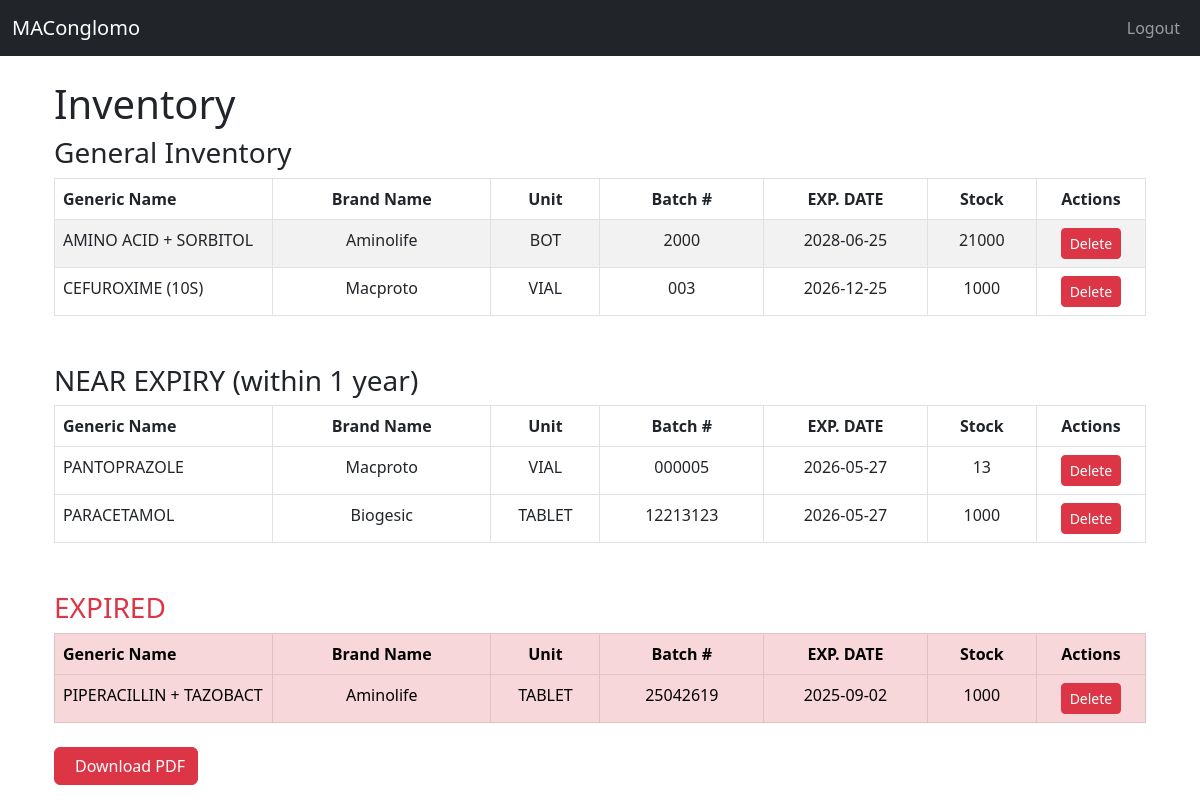
The app's page /admin/list.php (signed in) with its own data.
### tables this page shows
CREATE TABLE `medicine_batches` (
  `id` int NOT NULL,
  `medicine_id` int NOT NULL,
  `batch_no` varchar(100) NOT NULL,
  `expiry_date` date NOT NULL,
  `quantity` int NOT NULL DEFAULT '0',
  `cost_per_unit` decimal(10,2) DEFAULT NULL,
  `created_at` timestamp NULL DEFAULT CURRENT_TIMESTAMP,
  `stock_on_hand` int NOT NULL DEFAULT '0',
  `cost` decimal(10,2) DEFAULT NULL,
  `received_at` date NOT NULL DEFAULT (curdate())
);

CREATE TABLE `medicines` (
  `id` int NOT NULL,
  `generic_name` varchar(255) NOT NULL,
  `brand_name` varchar(255) NOT NULL,
  `unit` varchar(100) NOT NULL
);

### admin/list.php (the view, shortened to what this page needs)
<?php
require_once __DIR__ . '/../config/database.php';
include __DIR__ . '/../inc/header.php';
function columnExists(PDO $pdo, string $table, string $column): bool
{
    $table = str_replace("`", "``", $table);
    $column = str_replace("`", "``", $column);
    $sql = "SHOW COLUMNS FROM `$table` LIKE '$column'";
    $stmt = $pdo->query($sql);
    return (bool)$stmt->fetch();
}
$ttCol = columnExists($pdo, 'stock_transactions', 'transaction_type') ? 'transaction_type' : 'type';
$sql = "
    SELECT
        b.id AS batch_id,
        m.id AS medicine_id,
        m.generic_name,
        m.brand_name,
        m.unit,
        b.batch_no,
        b.expiry_date,
        (
            SELECT COALESCE(SUM(CASE WHEN t.`$ttCol` = 'IN' THEN t.quantity ELSE -t.quantity END), 0)
            FROM stock_transactions t
            WHERE t.batch_id = b.id
        ) AS stock
    FROM medicine_batches b
    JOIN medicines m ON m.id = b.medicine_id
    WHERE b.expiry_date > DATE_ADD(CURDATE(), INTERVAL 1 YEAR)
    ORDER BY m.generic_name ASC, b.expiry_date ASC
";
$nearSql = "
    SELECT
        b.id AS batch_id,
        m.generic_name, m.brand_name, m.unit,
        b.batch_no, b.expiry_date,
        (
            SELECT COALESCE(SUM(CASE WHEN t.`$ttCol` = 'IN' THEN t.quantity ELSE -t.quantity END), 0)
            FROM stock_transactions t
            WHERE t.batch_id = b.id
        ) AS stock
    FROM medicine_batches b
    JOIN medicines m ON m.id = b.medicine_id
    WHERE b.expiry_date > CURDATE()
      AND b.expiry_date <= DATE_ADD(CURDATE(), INTERVAL 1 YEAR)
    HAVING stock > 0
    ORDER BY b.expiry_date ASC
";
$expiredSql = "
    SELECT
        b.id AS batch_id,
        m.generic_name, m.brand_name, m.unit,
        b.batch_no, b.expiry_date,
        (
            SELECT COALESCE(SUM(CASE WHEN t.`$ttCol` = 'IN' THEN t.quantity ELSE -t.quantity END), 0)
            FROM stock_transactions t
            WHERE t.batch_id = b.id
        ) AS stock
    FROM medicine_batches b
    JOIN medicines m ON m.id = b.medicine_id
    WHERE b.expiry_date <= CURDATE()
    HAVING stock > 0
    ORDER BY b.expiry_date ASC
";
$batches    = $pdo->query($sql)->fetchAll(PDO::FETCH_ASSOC);
$nearExpiry = $pdo->query($nearSql)->fetchAll(PDO::FETCH_ASSOC);
$expired    = $pdo->query($expiredSql)->fetchAll(PDO::FETCH_ASSOC);
?>
<div class="container mt-4">
    <h1>Inventory</h1>
    <h3>General Inventory</h3>
    <?php if (empty($batches)): ?>
        <div class="alert alert-info">No valid batches found.</div>
    <?php else: ?>
        <table class="table table-bordered table-striped">
            <thead>
                <tr>
                    <th>Generic Name</th>
                    <th>Brand Name</th>
                    <th>Unit</th>
                    <th>Batch #</th>
                    <th>EXP. DATE</th>
                    <th>Stock</th>
                    <th>Actions</th>
                </tr>
            </thead>
            <tbody>
                <?php foreach ($batches as $b): ?>
                    <tr onclick="window.location='stockcard.php?batch_id=<?= $b['batch_id'] ?>'" style="cursor:pointer;">
                        <td><?= htmlspecialchars($b['generic_name']) ?></td>
                        <td><?= htmlspecialchars($b['brand_name']) ?></td>
                        <td><?= htmlspecialchars($b['unit'] ?? '') ?></td>
                        <td><?= htmlspecialchars($b['batch_no'] ?? '') ?></td>
                        <td><?= htmlspecialchars($b['expiry_date'] ?? '') ?></td>
                        <td><?= (int)$b['stock'] ?></td>
                        <td>
                            <form method="post" action="delete_batch.php"
                                onsubmit="event.stopPropagation(); return confirm('Are you sure you want to delete this batch? This will also remove its stock transactions.');">
                                <button type="submit" class="btn btn-danger btn-sm" onclick="event.stopPropagation();">
                                    Delete
                                </button>
                            </form>
                        </td>
                    </tr>
                <?php endforeach; ?>
            </tbody>
        </table>
    <?php endif; ?>
    <h3 class="mt-5">NEAR EXPIRY (within 1 year)</h3>
    <?php if (empty($nearExpiry)): ?>
        <div class="alert alert-info">No near-expiry batches found.</div>
    <?php else: ?>
        <table class="table table-bordered">
            <thead>
                <tr>
                    <th>Generic Name</th>
                    <th>Brand Name</th>
                    <th>Unit</th>
                    <th>Batch #</th>
                    <th>EXP. DATE</th>
                    <th>Stock</th>
                    <th>Actions</th>
                </tr>
            </thead>
            <tbody>
                <?php foreach ($nearExpiry as $b): ?>
                    <tr onclick="window.location='stockcard.php?batch_id=<?= $b['batch_id'] ?>'" style="cursor:pointer;">
                        <td><?= htmlspecialchars($b['generic_name']) ?></td>
                        <td><?= htmlspecialchars($b['brand_name']) ?></td>
                        <td><?= htmlspecialchars($b['unit'] ?? '') ?></td>
                        <td><?= htmlspecialchars($b['batch_no'] ?? '') ?></td>
                        <td><?= htmlspecialchars($b['expiry_date'] ?? '') ?></td>
                        <td><?= (int)$b['stock'] ?></td>
                        <td>
                            <form method="post" action="delete_batch.php"
                                onsubmit="event.stopPropagation(); return confirm('Are you sure you want to delete this batch? This will also remove its stock transactions.');">
                                <button type="submit" class="btn btn-danger btn-sm" onclick="event.stopPropagation();">
                                    Delete
                                </button>
                            </form>
                        </td>
                    </tr>
                <?php endforeach; ?>
            </tbody>
        </table>
    <?php endif; ?>
    <h3 class="mt-5 text-danger">EXPIRED</h3>
    <?php if (empty($expired)): ?>
        <div class="alert alert-info">No expired batches found.</div>
    <?php else: ?>
        <table class="table table-bordered table-danger">
            <thead>
                <tr>
                    <th>Generic Name</th>
                    <th>Brand Name</th>
                    <th>Unit</th>
                    <th>Batch #</th>
                    <th>EXP. DATE</th>
                    <th>Stock</th>
                    <th>Actions</th>
                </tr>
            </thead>
            <tbody>
                <?php foreach ($expired as $b): ?>
                    <tr onclick="window.location='stockcard.php?batch_id=<?= $b['batch_id'] ?>'" style="cursor:pointer;">
                        <td><?= htmlspecialchars($b['generic_name']) ?></td>
                        <td><?= htmlspecialchars($b['brand_name']) ?></td>
                        <td><?= htmlspecialchars($b['unit'] ?? '') ?></td>
                        <td><?= htmlspecialchars($b['batch_no'] ?? '') ?></td>
                        <td><?= htmlspecialchars($b['expiry_date'] ?? '') ?></td>
                        <td><?= (int)$b['stock'] ?></td>
                        <td>
                            <form method="post" action="delete_batch.php"
                                onsubmit="event.stopPropagation(); return confirm('Are you sure you want to delete this batch? This will also remove its stock transactions.');">
                                <button type="submit" class="btn btn-danger btn-sm" onclick="event.stopPropagation();">
                                    Delete
                                </button>
                            </form>
                        </td>
                    </tr>
                <?php endforeach; ?>
            </tbody>
        </table>
    <?php endif; ?>
</div>
<div class="container mt-4">
    <a href="export_inventory.php"
        class="btn btn-danger"
        target="_blank"
        style="display: inline-flex; align-items: center; justify-content: center;">
        <span>Download PDF</span>
    </a>
</div>
<?php include __DIR__ . '/../inc/footer.php'; ?>

### inc/header.php (style rules this page uses)
.table { table-layout: fixed; width: 100%; }
.table th, .table td { white-space: nowrap; overflow: hidden; text-overflow: ellipsis; text-align: center; }
.table th:nth-child(1), .table td:nth-child(1) { text-align: left; width: 20%; }
.table th:nth-child(2), .table td:nth-child(2) { width: 20%; }
.table th:nth-child(3), .table td:nth-child(3) { width: 10%; }
.table th:nth-child(4), .table td:nth-child(4) { width: 15%; }
.table th:nth-child(5), .table td:nth-child(5) { width: 15%; }
.table th:nth-child(6), .table td:nth-child(6) { width: 10%; }
.table th:nth-child(7), .table td:nth-child(7) { width: 10%; }

### records on screen
medicine_batches: medicine.generic_name "AMINO ACID + SORBITOL", medicine.brand_name "Aminolife", medicine.unit "BOT", batch_no "2000", expiry_date "2028-06-25", stock "21000"
medicine_batches: medicine.generic_name "CEFUROXIME (10S)", medicine.brand_name "Macproto", medicine.unit "VIAL", batch_no "003", expiry_date "2026-12-25", stock "1000"
medicine_batches: medicine.generic_name "PANTOPRAZOLE", medicine.brand_name "Macproto", medicine.unit "VIAL", batch_no "000005", expiry_date "2026-05-27", stock "13"
medicine_batches: medicine.generic_name "PARACETAMOL", medicine.brand_name "Biogesic", medicine.unit "TABLET", batch_no "12213123", expiry_date "2026-05-27", stock "1000"
medicine_batches: medicine.generic_name "PIPERACILLIN + TAZOBACT", medicine.brand_name "Aminolife", medicine.unit "TABLET", batch_no "25042619", expiry_date "2025-09-02", stock "1000"
